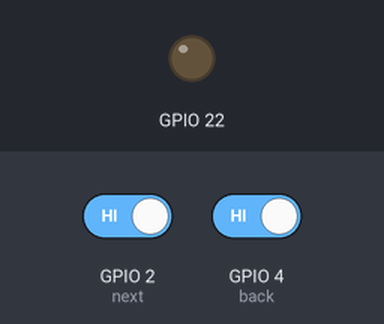
A sketch run on a simulated ESP32. Shown: output pins drawn as LEDs (lit = HIGH). The test bench sets the inputs (shaded band); at power-on: GPIO 2 (next) HIGH, GPIO 4 (back) HIGH. USB keyboard and mouse output is not drawn. At 4.3 s the program puts the board to deep sleep or switches it off; the recording ends there.

Above: at 2.2 s.
2.3 s: GPIO 2 (next) driven LOW and GPIO 4 (back) driven LOW
At 4.1 s:
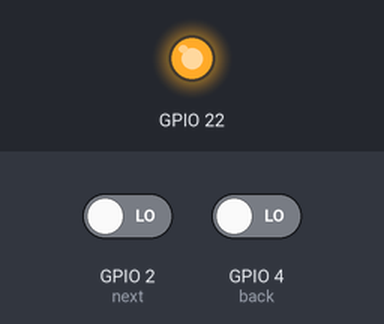
Timing chart, 0 to 4.3 s (numbered marks = the images above; inputs shaded):
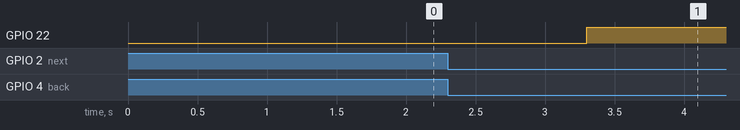

The sketch:

esp32-page-turner.ino
```cpp
// (licence header left out)
// This program is free software: you can redistribute it and/or modify
// it under the terms of the GNU General Public License as published by
// the Free Software Foundation, either version 3 of the License, or
// (at your option) any later version.

// This program is distributed in the hope that it will be useful,
// but WITHOUT ANY WARRANTY; without even the implied warranty of
// MERCHANTABILITY or FITNESS FOR A PARTICULAR PURPOSE.  See the
// GNU General Public License for more details.

// You should have received a copy of the GNU General Public License
// along with this program.  If not, see <https://www.gnu.org/licenses/>.

#include <BleKeyboard.h>
#include "driver/rtc_io.h"

BleKeyboard bleKeyboard("MBs page turner");
#define back 4
#define next 2
#define wakeup_back GPIO_NUM_4
#define wakeup_next GPIO_NUM_2
//#define BUTTON_PIN_BITMASK ((1ULL >> 2) | (1ULL >> 4))
#define BUTTON_PIN_BITMASK(GPIO) (1ULL << GPIO)
uint64_t bitmask = BUTTON_PIN_BITMASK(wakeup_back) | BUTTON_PIN_BITMASK(wakeup_next);
#define USE_EXT0_WAKEUP 0


void setup() {
  // put your setup code here, to run once:
  pinMode(back, INPUT_PULLUP);
  pinMode(next, INPUT_PULLUP);
  pinMode(22, OUTPUT);
  digitalWrite(22, LOW);
  bleKeyboard.begin();
  esp_sleep_enable_ext1_wakeup_io(bitmask, ESP_EXT1_WAKEUP_ALL_LOW);
  rtc_gpio_pullup_en(wakeup_back);
  rtc_gpio_pulldown_dis(wakeup_back);
  rtc_gpio_pullup_en(wakeup_next);
  rtc_gpio_pulldown_dis(wakeup_next);
  delay(1000);
}

void loop() {
  if(digitalRead(back) == 0 && digitalRead(next) == 0) {
    digitalWrite(22, HIGH);
    delay(1000);
    esp_deep_sleep_start();
  }
  else if(bleKeyboard.isConnected() && digitalRead(next) == 0) {
    bleKeyboard.write(217);
    delay(1000);
  }
  else if(bleKeyboard.isConnected() && digitalRead(back) == 0) {
    bleKeyboard.write(218);
    delay(1000);
  }
}
```

Measured:
- after the input at 2.3 s, GPIO 22: LOW → HIGH after 1.0 s
